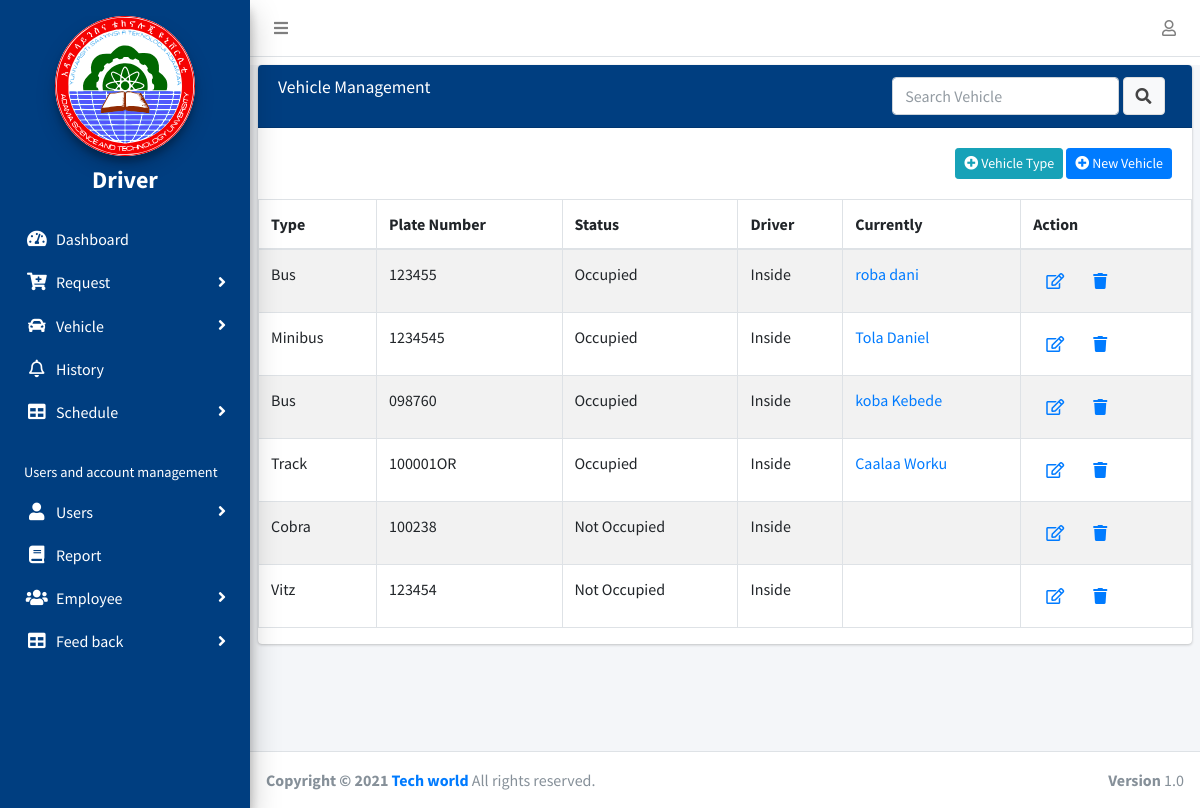
Screenshot of /vehicle/ (signed in) with the database file from the repository.
### Trequest/models.py (models this page shows, shortened)
class MyUser(AbstractUser):
    first_name = models.CharField(max_length=100, null=True)
    last_name = models.CharField(max_length=100, null=True)
    email = models.EmailField(null=True, blank=True)
    ROLE = (
        ('Passenger', 'Passenger'),
        ('TSHO', 'TSHO'),
        ('Mechanic', 'Mechanic'),
        ('Driver', 'Driver'),
        ('StoreManager', 'Store Manager'),
        ('SchoolDean', 'School Dean'),
        ('DepartmentHead', 'Department Head'),
        ('VicePresident', 'Vice President'),
    )
    phone_regex = RegexValidator(
        regex=r'^\+?1?\d{10,15}$',
        message='Phone number must be entered in the format : 0987654321 or +251987654321 up to 15 digits allowed'
    )
    phone = models.CharField(
        validators=[phone_regex], max_length=15, blank=True)
    school = models.ForeignKey(
        School, on_delete=models.SET_NULL, blank=True, null=True)
    department = models.ForeignKey(
        Department, on_delete=models.SET_NULL, blank=True, null=True)
    role = models.CharField(max_length=200, choices=ROLE)
    date_registered = models.DateField(auto_now_add=True, null=True)

class Vehicle(models.Model):
    STATUS = (
        ('Not Occupied', 'Not Occupied'),
        ('Occupied', 'Occupied'),
    )
    current = (
        ('Outside', 'Outside'),
        ('Inside', 'Inside'),
    )
    adder = models.ForeignKey(settings.AUTH_USER_MODEL, on_delete=models.CASCADE, related_name='add')
    vehicle_type = models.ForeignKey(VehicleType,on_delete=models.CASCADE)
    adder = models.ForeignKey(settings.AUTH_USER_MODEL,
                              on_delete=models.CASCADE, related_name='add')
    plate_number = models.CharField(max_length=20, unique=True)
    status = models.CharField(
        max_length=200, choices=STATUS, default='Not Occupied')
    driver = models.OneToOneField(
        Driver, on_delete=models.CASCADE, null=True, blank=True)
    date_entered = models.DateTimeField(auto_now_add=True, null=True)
    currently = models.CharField(
        max_length=200, choices=current, default='Inside')

class VehicleType(models.Model):
    name=models.CharField(max_length=100,unique=True)
    def __str__(self):
        return self.name

class Driver(models.Model):
    user = models.OneToOneField(
        settings.AUTH_USER_MODEL, on_delete=models.CASCADE, related_name='employee')
    occupation = models.CharField(max_length=200, null=True)
    address = models.CharField(max_length=100, null=True)
    house_no = models.CharField(max_length=100, null=True)
    def __str__(self):
         return self.user.first_name + " "+ self.user.last_name

### Trequest/views.py (the view)
# urls.py: path('vehicle/', views.vehicle_management, name="vehicle-manage"),
@login_required(login_url='login')
def vehicle_management(request):
    vehicle = Vehicle.objects.all()
    query = request.GET.get('q')
    if query:
        vehicle = Vehicle.objects.filter(Q(vehicle_type__name__icontains=query) |
                                    Q(plate_number__icontains=query) |
                                    Q(currently__icontains=query))
    if request.method == 'POST':
        t_form = VehicleTypeForm(request.POST)
        if t_form.is_valid():
            t_form.save()
            messages.success(request, 'Vehicle Type registered Successfully!')
            return redirect('vehicle-manage')
    else:
        t_form = VehicleTypeForm()
    context = {'vehicle': vehicle,'t_form': t_form}
    return render(request, 'Trequest/vehicle_management.html', context)

### Trequest/forms.py
class VehicleTypeForm(forms.ModelForm):
    class Meta:
        model = VehicleType
        fields= ['name']

### Trequest/templates/Trequest/vehicle_management.html (shortened to what this page needs)
{% extends 'Trequest/base.html' %}
{% load static%}
{% load crispy_forms_tags %}
{% block content %}
  <div class="content-wrapper mt-2">
    <section class="content">
      <div class="row">
        <div class="col-12 ">
            <div class="card">
              <div class="card-header" style="background:#003e80;color:#fff">
              <a href="{% url 'vehicle-manage' %}" style="color: white;">  <h3 class="card-title">Vehicle Management</h3></a>
                <div class="col-sm-12">
                  <div id="example1_filter" class="form-inline" style="float: right;">
                    <form action="" method="get">
                      <input type="text" class="form-control" name="q" placeholder="Search Vehicle">
                    <button class="btn btn-default" type="submit" > <i class="  fas fa-search" ></i></button>
                  </form>
                  </div>
                </div>
                </div>
            <div class="card-body">
           <div style="float: right;">
            <button  type="button" class="our-btn btn btn-info btn-sm" data-toggle="modal" data-target="#modal-default"><i class="fa fa-plus-circle"></i> Vehicle Type</button>
            <a href="{% url 'vehicle-register' %}" style="margin-top: 20px;"> <button class="our-btn btn btn-primary btn-sm"><i class="fa fa-plus-circle"></i> New Vehicle</button></a>
           </div>
            </div>
              <table id="example1" class="table table-bordered table-striped DataTable" role="grid" aria-describedby="example1_info">
                <thead>
                <tr>
                  <th>Type</th>
                  <th>Plate Number</th>
                  <th>Status</th>
                  <th>Driver</th>
                  <th>Currently</th>
                  <th>Action</th>
                </tr>
                </thead>
                <tbody>
               {% for veh in vehicle %}
                <tr>
                  <td>{{veh.vehicle_type}}</td>
                  <td>{{veh.plate_number}}</td>
                  <td>{{veh.status }}</td>
                  <td>{{  veh.currently }}</td>
                  <td><a href="{% url 'detail-account' veh.driver  %}">{{veh.driver.user.get_full_name}}</a> </td>
                    <td><a href="{% url 'edit-vehicle' veh.id %}" class="btn btn-link"> <i class=" far fa-edit"></i></a>
                    <a href="{% url 'delete-vehicle' veh.id %}" class="deleteVehicle btn btn-link"> <i class=" fa fa-trash"></i></a></td>
                </tr>
                {% empty %}
                <table>
                         <td style="color: red;padding: 15px;">Not Found</td>
                  </table>
               {% endfor %}
              </table>
            </div>
          </div>
        </div>
      </div>
  </div>
{% endblock content %}

### Trequest/templates/Trequest/base.html (shortened to what this page needs)
{% load static %}
<!DOCTYPE html>
<html>
  <head>
    <link
      rel="stylesheet"
      href="{% static 'plugins/fontawesome-free/css/all.min.css' %}"
    />
    <link
      rel="stylesheet"
      href=" https://code.ionicframework.com/ionicons/2.0.1/css/ionicons.min.css"
    />
    <link
      rel="stylesheet"
      href="{% static 'plugins/tempusdominus-bootstrap-4/css/tempusdominus-bootstrap-4.min.css' %}"
    />
    <link
      rel="stylesheet"
      href="{% static 'plugins/icheck-bootstrap/icheck-bootstrap.min.css' %}"
    />
    <link
      rel="stylesheet"
      href="{% static 'plugins/jqvmap/jqvmap.min.css' %}"
    />
    <link rel="stylesheet" href="{% static 'dist/css/adminlte.min.css' %}" />
    <link
      rel="stylesheet"
      href="{% static 'plugins/overlayScrollbars/css/OverlayScrollbars.min.css' %}"
    />
    <link
      rel="stylesheet"
      href="{% static 'plugins/daterangepicker/daterangepicker.css' %}"
    />
    <link
      rel="stylesheet"
      href="{% static 'plugins/summernote/summernote-bs4.css' %}"
    />
    <link
      rel="stylesheet"
      href="{% static 'plugins/datatables-bs4/css/dataTables.bootstrap4.css' %}"
    />
  </head>
  <body class="hold-transition sidebar-mini layout-fixed">
    <div class="wrapper">
      <nav class="main-header navbar navbar-expand navbar-white navbar-light">
        <ul class="navbar-nav">
          <li class="nav-item">
            <a class="nav-link" data-widget="pushmenu" href="#"
              ><i class="fas fa-bars"></i
            ></a>
          </li>
        </ul>
        <ul class="navbar-nav ml-auto">
          <li class="nav-item dropdown">
            <a class="nav-link" data-toggle="dropdown" href="#"
              ><i class="far fa-user"></i
            ></a>
          </li>
        </ul>
      </nav>
      <aside
        class="main-sidebar elevation-4"
        style="background: #003e80; color: white"
      >
        <div class="sidebar" style="color: white">
          <div class="user-panel mt-3 pb-3 mb-3s">
            <a href="{% url 'index' %}">
              <div style="text-align: center">
                <img
                  src="{% static 'dist/img/astu_logo.svg' %}"
                  alt="Astu Logo"
                  style="width: 60%; height: auto; background: white"
                  class="brand-image img-circle elevation-3"
                />
                <h5 style="margin-top: 10px; color: white; font-size: 2vw">
                  <strong>{{request.user.role}}</strong>
                </h5>
              </div>
            </a>
          </div>
          <nav>
            <ul
              class="nav nav-pills nav-sidebar flex-column"
              data-widget="treeview"
              role="menu"
              data-accordion="false"
            >
              <li class="nav-item has-treeview menu-open">
                <a href="{% url 'index' %}" class="list nav-link">
                  <i class="side nav-icon fas fa-tachometer-alt"></i>
                  <p style="color: white">Dashboard</p>
                </a>
              </li>
              <li class="nav-item has-treeview">
                <a href="#" class="list nav-link">
                  <i class="side nav-icon fa fa-cart-plus"></i>
                  <p style="color: white">
                    Request
                    <i class="fas fa-angle-right right"></i>
                  </p>
                </a>
              </li>
              <li class="nav-item has-treeview">
                <a href="#" class="list nav-link">
                  <i class="side nav-icon fas fa-car"></i>
                  <p style="color: white">
                    Vehicle
                    <i class="right fas fa-angle-right"></i>
                  </p>
                </a>
              </li>
              <li class="nav-item has-treeview">
                <a href="{% url 'history' %}" class="list nav-link">
                  <i class="side nav-icon far fa-bell"></i>
                  <p style="color: white">History</p>
                </a>
              </li>
              <li class="nav-item has-treeview">
                <a href="#" class="list nav-link">
                  <i class="side nav-icon fas fa-table"></i>
                  <p style="color: white">
                    Schedule
                    <i class="fas fa-angle-right right"></i>
                  </p>
                </a>
              </li>
              <li class="nav-header">Users and account management</li>
              <li class="nav-item has-treeview">
                <a href="#" class="list nav-link">
                  <i class="side nav-icon fas fa-user"></i>
                  <p style="color: white">
                    Users
                    <i class="fas fa-angle-right right"></i>
                  </p>
                </a>
              </li>
              <li class="nav-item has-treeview">
                <a href="{% url 'report' %}" class="list nav-link">
                  <i class="side nav-icon fa fa-book"></i>
                  <p style="color: white">Report</p>
                </a>
              </li>
              <li class="nav-item has-treeview">
                <a href="#" class="list nav-link">
                  <i class="side nav-icon fas fa-users"></i>
                  <p style="color: white">
                    Employee
                    <i class="fas fa-angle-right right"></i>
                  </p>
                </a>
              </li>
               <li class="nav-item has-treeview">
                    <a href="#" class="list nav-link">
                      <i class="side nav-icon fas fa-table"></i>
                      <p style="color: white">
                        Feed back
                        <i class="fas fa-angle-right right"></i>
                      </p>
                    </a>
                  </li>
            </ul>
          </nav>
        </div>
      </aside>
      {% block content %}
      {% endblock content %}
      {% include 'Trequest/footer.html' %}
  </body>
</html>

### Trequest/templates/Trequest/base.html (style rules this page uses)
.side { color: white; }

### rows the page displays
MyUser: user.role "Driver"
Vehicle: vehicle_type "Bus", plate_number "123455", status "Occupied", currently "Inside", driver.user.get_full_name "roba dani"
Vehicle: vehicle_type "Minibus", plate_number "1234545", status "Occupied", currently "Inside", driver.user.get_full_name "Tola Daniel"
Vehicle: vehicle_type "Bus", plate_number "098760", status "Occupied", currently "Inside", driver.user.get_full_name "koba Kebede"
Vehicle: vehicle_type "Track", plate_number "100001OR", status "Occupied", currently "Inside", driver.user.get_full_name "Caalaa Worku"
Vehicle: vehicle_type "Cobra", plate_number "100238", status "Not Occupied", currently "Inside"
Vehicle: vehicle_type "Vitz", plate_number "123454", status "Not Occupied", currently "Inside"
